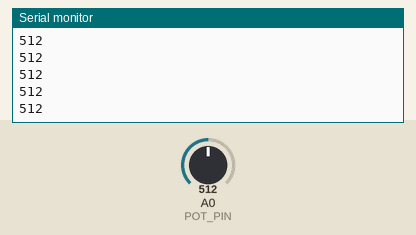
Bench run of a sketch on a simulated Arduino Uno, built with avr-gcc and run on an emulated ATmega328P. On the bench: the last lines printed to the serial monitor. The inputs (shaded band) are chosen by the test bench; at power-on: A0 (POT_PIN) = 512.

Above: at 1.2 s.
1.3 s: A0 (POT_PIN) set to 716
At 1.8 s:
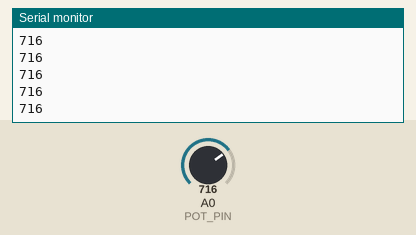
2.8 s: A0 (POT_PIN) set to 900
At 3.8 s:
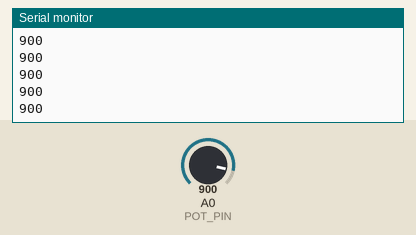
Timing chart, 0 to 5.8 s (numbered marks = the images above; inputs shaded):
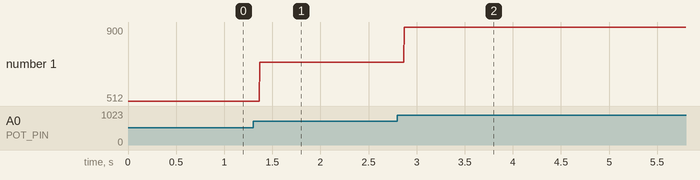

The sketch:

pots.ino
```cpp
// Raw potentiometer value viewer

// Constants
const int POT_PIN = 0;                  // Pot connected to analog pin 0
const int SERIAL_PORT_RATE = 9600;


void setup()                            // Run once, when the sketch starts
{
    Serial.begin(SERIAL_PORT_RATE);     // Starts communication with the serial port
}

void loop()                             // Run over and over again
{
    int nValue = analogRead(POT_PIN);
    Serial.println(nValue);
}
```

Measured:
- after the input at 1.3 s, the serial monitor: prints a new line after 0.07 s (image 1)
- after the input at 2.8 s, the serial monitor: prints a new line after 0.07 s (image 2)
- plotted number 1: 512 → 716 after the input at 1.3 s, 716 → 900 after the input at 2.8 s
